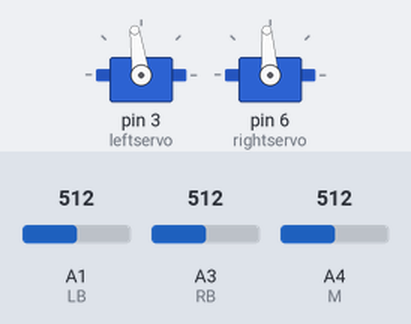
A sketch run on a simulated Arduino Uno, built with avr-gcc and run on an emulated ATmega328P. Parts: 2 × servo. Inputs (shaded band) come from the test bench; at power-on: A4 (M) = 512, A1 (LB) = 512, A3 (RB) = 512. What the sketch prints to the serial monitor is not drawn.

Above: at 1.2 s.
1.3 s: A4 (M) set to 827
2.8 s: A4 (M) set to 856
Timing chart, 0 to 11.8 s (numbered marks = the images above; inputs shaded):
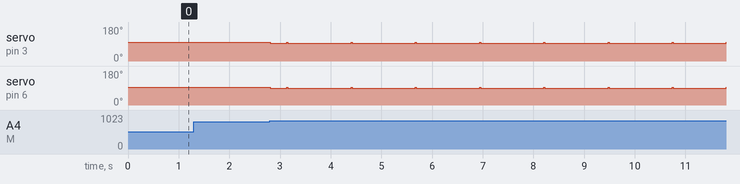

The sketch:

move.ino
```cpp
#include <Servo.h>

Servo leftservo;
Servo midservo; //create servo object for left wheel
Servo rightservo;


//create servo object for right wheel
//real speed for servos not moving is 94

int LF=A0;
int LB=A1;
int RF=A2;
int RB=A3;
int M =A4;
int black= 750; //black sensor reading
int white= 750; // white sensor reading
int threshold = 840; //over 750 is black, under 750 is white
int threshold_l = 7800;
int threshold_r = 950;
int backblack = 900;
int backwhite = 500;

void setup() {
  Serial.begin(9600);
  leftservo.attach(3);     //Connect left servo white wire to pin 3
  rightservo.attach(6); //Connect right servo white wire to pin 6


}

void loop() {


//move();
Serial.print(analogRead(LB));
Serial.println(analogRead(RB));

//move_straight();
//move_one();
figure_eight();

}

void move_straight(){
  Serial.println(analogRead(LF));
  Serial.println(analogRead(M));
  Serial.println(analogRead(RF));


  if (analogRead(M) >= black && analogRead(LF) <= white && analogRead(RF) <= white){

  leftservo.write(180);
  rightservo.write(0); //if its on a line, move forward
}

/*else if(){
   leftservo.write(180);
   rightservo.write(180);}

else if(){
     leftservo.write(0);
    rightservo.write(0);}*/
}

//move is the line follow
void move(){

  //Serial.println(analogRead(LF));
 // Serial.println(analogRead(M));
 //Serial.println(analogRead(LF));
  if (analogRead(M) >= threshold /*&& (analogRead(LF) >= white||analogRead(RF) >= white)*/){ //if at least two sensors are black, move forward
    leftservo.write(103);
    rightservo.write(85);
}

//if leftfront and middle sensor is white and rightfront is black, move right, left wheel faster
else if((analogRead(LF)<=threshold) /*&& analogRead(M)<=threshold) && analogRead(RF)>=threshold*/){
   leftservo.write(98);
   rightservo.write(94);
   /*if((analogRead(M) <= threshold && analogRead(LF) <= threshold) && analogRead(RF) <= threshold) {
      leftservo.write(94);
      rightservo.write(88);
      delay(250);*/
}


//if rightfront and middle sensor is white and leftfront is black, move left, right wheel faster
else if(analogRead(RF)<=threshold /*&& analogRead(M)<=threshold) && analogRead(RF)>=threshold*/){
    leftservo.write(94);
    rightservo.write(89);
    /*if((analogRead(M) <= threshold && analogRead(LF) <= threshold) && analogRead(RF) <= threshold) {
       leftservo.write(100);
       rightservo.write(94);
       delay(250);*/
}
}

/*if((analogRead(M) <= threshold && analogRead(LF) <= threshold) && analogRead(RF) <= threshold) {
  leftservo.write(94);
  rightservo.write(94);
}*/


/*else if(analogRead(RF)<=white && analogRead(LF)<=white){
     leftservo.write(0);
    rightservo.write(80);}*/


void empty(){
  while (analogRead(LF)<=white&&analogRead(RF)<=white&&analogRead(M)<=white == true){
      move_straight(); //if all three sensors are white, move forward until line is found
  }

  leftservo.write(90);
  rightservo.write(90);
}


void move_one(){ //move forward until it's at a cross section
  while(analogRead(M) >= threshold && (analogRead(LB) <= backwhite && analogRead(RB) <= backwhite)){
    move();
    Serial.print(analogRead(LB));
    Serial.println(analogRead(RB));}


  }


void figure_eight(){
 //if  ((M>= black && LB>=black && RB>=black)!=true){
  move_one();
  turn_right();
  move_one();
  turn_right();
  move_one();
  turn_right();
  move_one();
  turn_right();
  move_one();
   turn_left();
  move_one();
  turn_left();
  move_one();
  turn_left();
  move_one();
  turn_left();
  move_one();
 //}

  }

 void turn_right(){
 leftservo.write(98);
 rightservo.write(94);
 delay(1);
 while(analogRead(M)<=threshold){
   leftservo.write(98);
   rightservo.write(94);
   }

  }

 void turn_left(){
  leftservo.write(94);
  rightservo.write(89);
    delay(1);
  while(analogRead(M)<=threshold){
    leftservo.write(94);
    rightservo.write(89); }

  }
```

Measured:
- after the input at 1.3 s, every drawn part: stays the same
- after the input at 2.8 s, servo on pin 3 (leftservo): 98° → 94° at once, then repeats every 1.3 s: 98° 0.02 s, 94° 1.3 s; servo on pin 6 (rightservo): 94° → 89° at once, then repeats every 1.3 s: 94° 0.02 s, 89° 1.3 s
